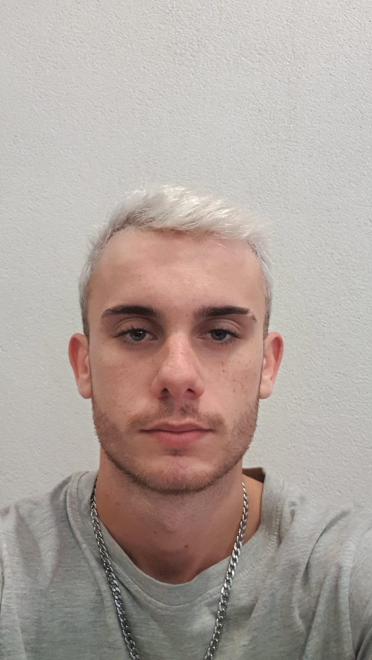
#> input picture faces/cruz_1.jpeg, 744 x 1320 px, given in place of the camera (shown at 1/2 size)
$ python face_detection.py
#> lines starting #> are read from the running program, lines starting #| are printed output that depends on the picture; after the words box and inside, x2 and y2 are one past the last pixel; in counts of white or black regions, pixels touching at a corner belong together
#!/usr/bin/env python3
#
from textwrap import dedent
import cv2
import numpy as np


def detection_faces():
    ####################FACE DETECTION#############################
    # Load the cascade
    face_cascade = cv2.CascadeClassifier('/home/jota/Documents/SAVI/savi_22-23/SAVI_Trabalho1/haarcascade_frontalface_default.xml')

    # To capture video from webcam.
    cap = cv2.VideoCapture(0)
    # To use a video file as input
    # cap = cv2.VideoCapture('filename.mp4')

    while True:
        # Read the frame
        _, img = cap.read()
#> img is the input picture: shape (1320, 744, 3); mean B, G, R 156.2, 162.6, 175

        # Convert to grayscale
        gray = cv2.cvtColor(img, cv2.COLOR_BGR2GRAY)
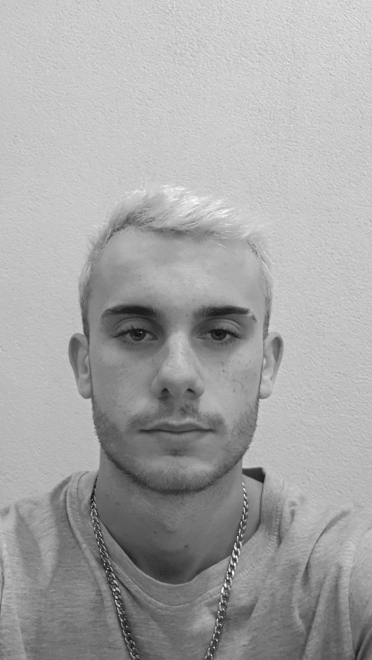
#> gray: shape (1320, 744) (shown at 1/2 size); min 6, max 255, mean 165.6

        # Detect the faces
        faces = face_cascade.detectMultiScale(gray, 1.1, 7)
#> faces = [[92, 462, 531, 531]]

        # Draw the rectangle around each face
        for (x, y, w, h) in faces:
            cv2.rectangle(img, (x, y), (x+w, y+h), (255, 0, 0), 2)
            # a mask is the same size as our image, but has only two pixel
            # values, 0 and 255 -- pixels with a value of 0 (background) are
            # ignored in the original image while mask pixels with a value of
            # 255 (foreground) are allowed to be kept
            mask = np.zeros(img.shape[:2], dtype="uint8")
            cv2.rectangle(mask, (x, y), (x+w, y+h), 255, -1)
            masked = cv2.bitwise_and(img, img, mask=mask)
            big_mask = cv2.resize(masked, (0, 0), fx=2, fy=2)
            cv2.imshow("Rectangular Mask", big_mask)
#> this loop made 1 pass
#> pass 1, in detection_faces, `masked = cv2.bitwise_and(img, img, mask=mask)`:
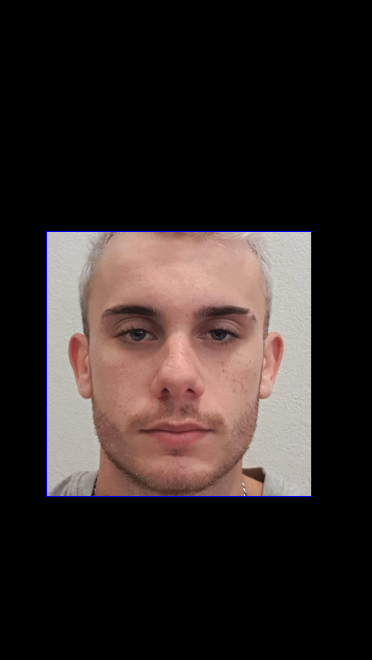
#> masked: shape (1320, 744, 3) (shown at 1/2 size); mean B, G, R 38.1, 39.9, 49.1
#> after the loop:
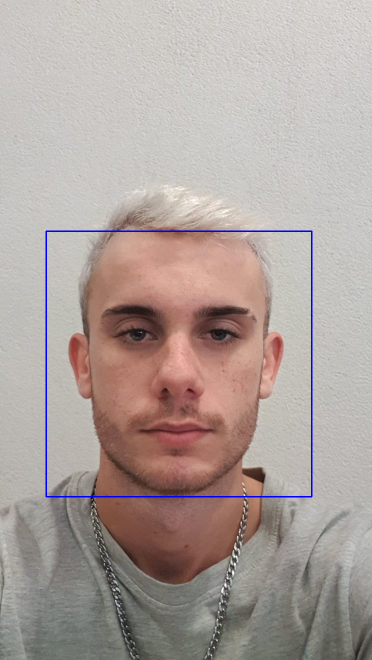
#> img: shape (1320, 744, 3) (shown at 1/2 size); 0.65% of pixels changed, all inside (x1, y1, x2, y2) = (91, 461, 625, 995)
#> after the loop:
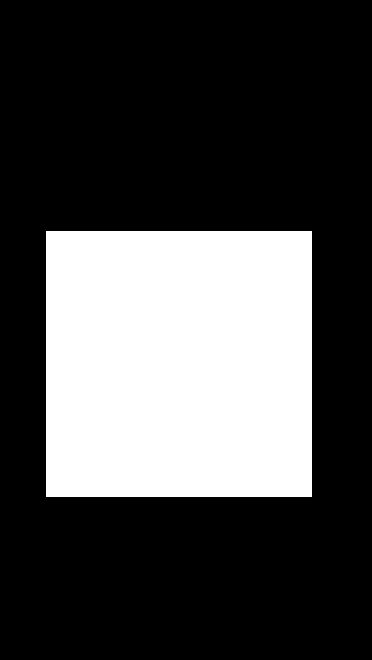
#> mask: shape (1320, 744) (shown at 1/2 size); 28.8% white; 1 white region, box (x1, y1, x2, y2) and area: (92, 462, 624, 994) 283024

        # Display
        cv2.imshow('img', img)

        # Stop if "Q" key is pressed
        if cv2.waitKey(1) == ord('q'):
#> (key q is pressed here)
            break
#########################################################################


if __name__ == "__main__":
    detection_faces()
